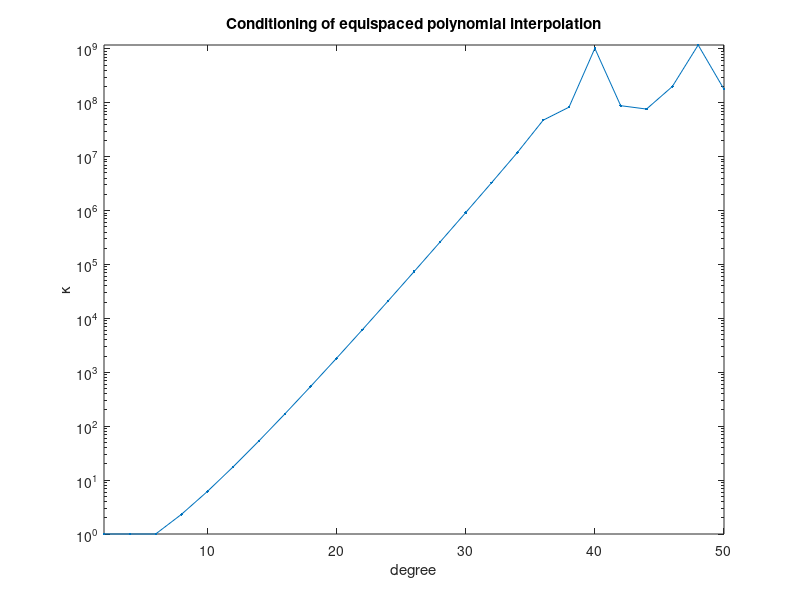

Write the MATLAB code that produced this figure.
%%
% In \exaref{polyinterpbad} the algorithm was to find a
% polynomial interpolant for $n+1$ equally spaced nodes in $[-1,1]$. There
% was nothing very special about the data we interpolated, as we can tell
% by looking at interpolations of columns of the identity.
n = 5;
t = linspace(-1,1,n+1)';
I = eye(n+1);
for k = 0:n
    c = polyfit(t,I(:,k+1),n);
    p = @(x) polyval(c,x);
    hold on, fplot(p,[-1 1])
end
title('Polynomial cardinal functions')     % ignore this line
xlabel('x'), ylabel('p(x)')   % ignore this line

%% 
% There's little evidence of growth in that picture. But growth emerges as
% $n$ increases. We can estimate the norm of an interpolant by evaluating
% it at a large number of points. 
kappa = [];  warning off
x = linspace(-1,1,8000)';
for n = 2:2:50
    t = linspace(-1,1,n+1)';
    e = [ zeros(n/2,1); 1; zeros(n/2,1) ];  % middle column of identity
    c = polyfit(t,e,n);
    kappa = [ kappa; norm( polyval(c,x), inf ) ];
end
clf, semilogy(2:2:50,kappa,'.-')
axis tight, title('Conditioning of equispaced polynomial interpolation')    % ignore this line
xlabel('degree'), ylabel('\kappa')   % ignore this line
